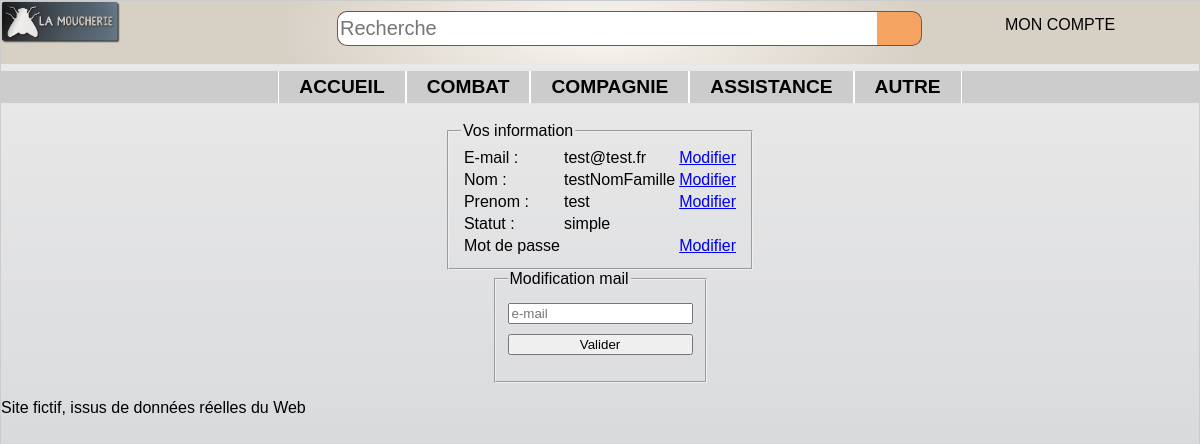
/controler/main.ctrl.php?infocompte=1&modif=mail (signed in), run on the app's committed database.
### tables this page shows
CREATE TABLE categorie (
	id INTEGER PRIMARY KEY,
	nom TEXT,
	pere INTEGER,
	FOREIGN KEY(pere) REFERENCES categorie(id)
);

CREATE TABLE user (
	id INTEGER PRIMARY KEY,
	mail TEXT UNIQUE,
	pass TEXT,
	nom TEXT,
	prenom TEXT,
	statut TEXT check (statut in ('simple', 'admin'))
);

### controler/infoCompte.ctrl.php (called while the page is built, shortened)
<?php
if (isset($_GET['mailCompte'])){
  $autre = 1;
  $mailCompte = $_GET['mailCompte'];
}else{
  $autre = 0;
}
 if(isset($_GET['modif'])){
   if ($_GET['modif']=='mail'){
     $modification = $_GET['modif'];
   }else if($_GET['modif']=='nom'){
     $modification = $_GET['modif'];
   }else if($_GET['modif']=='prenom'){
     $modification = $_GET['modif'];
   }else if($_GET['modif']=='mdp'){
     $modification = $_GET['modif'];
   }
 }
 if ($autre){
   $user = $dao->getUser($mailCompte);
 }else{
   $currentUser = $dao->getUser($_SESSION['mail']);
 }
 include('../view/infoCompte.view.php');
?>

### model/DAO.class.php (called while the page is built, shortened)
<?php
    $dao = new DAO();
    class DAO {
        private $db;
        function __construct() {
            try {
              $this->db = new PDO('sqlite:../data/db/lamoucherie.db');
            }
            catch (PDOException $e){
              die("erreur de connexion:".$e->getMessage());
            }
        }
        function getAllCat() : array {
            $catPere = "SELECT * FROM categorie WHERE id=pere";
            $descripteur = $this->db->query($catPere);
            $resCatPere = $descripteur->fetchAll(PDO::FETCH_CLASS, 'Categorie');
            $resultat = array();
            foreach ($resCatPere as $key => $value) {
              $sousCatPere = "SELECT * FROM categorie WHERE pere=$value->id AND id!=pere";
              $descripteur = $this->db->query($sousCatPere);
              $resSousCatPere = $descripteur->fetchAll(PDO::FETCH_CLASS, 'Categorie');
              array_unshift($resSousCatPere, $value);
              $resultat[] = $resSousCatPere;
            }
            return $resultat;
        }
        function verifMail($mail) : int {
          $req = $this->db->prepare("SELECT * FROM user WHERE mail= :mail");
          $req->execute(array('mail' => $mail));
          $result = $req->fetchAll(PDO::FETCH_CLASS, 'User');
          return sizeof($result);
        }
        function getUser($mail){
            $req = $this->db->prepare("SELECT * FROM user WHERE mail=?");
            $req->execute(array($mail));
            $result = $req->fetchAll(PDO::FETCH_CLASS, 'User');
            return $result[0];
        }
    }
    ?>

### view/infoCompte.view.php (the view, shortened to what this page needs)
<?php
include("../view/header.php");
  echo '<section>';
    echo"<fieldset>";
      if (isset($user)){
        echo"<legend> Information d'un utilisateur </legend>";
        $currentUser = $user;
      }else{
        echo"<legend> Vos information </legend>";
      }
          echo "<table>";
            echo "<tr>";
              echo "<td>E-mail :</td>";
              echo "<td>$currentUser->mail</td>";
              if ($autre)
                echo "<td><a href=\"../controler/main.ctrl.php?infocompte=1&mailCompte=$currentUser->mail&modif=mail\">Modifier</a></td>";
              else
                echo "<td><a href=\"../controler/main.ctrl.php?infocompte=1&modif=mail\">Modifier</a></td>";
            echo "</tr>";
            echo "<tr>";
              echo "<td>Nom :</td>";
              echo "<td>$currentUser->nom</td>";
              if ($autre)
                echo "<td><a href=\"../controler/main.ctrl.php?infocompte=1&mailCompte=$currentUser->mail&modif=nom\">Modifier</a></td>";
              else
                echo "<td><a href=\"../controler/main.ctrl.php?infocompte=1&modif=nom\">Modifier</a></td>";
            echo "</tr>";
            echo "<tr>";
              echo "<td>Prenom :</td>";
              echo "<td>$currentUser->prenom</td>";
              if ($autre)
                echo "<td><a href=\"../controler/main.ctrl.php?infocompte=1&mailCompte=$currentUser->mail&modif=prenom\">Modifier</a></td>";
              else
                echo "<td><a href=\"../controler/main.ctrl.php?infocompte=1&modif=prenom\">Modifier</a></td>";
            echo "</tr>";
            echo "<tr>";
              echo "<td>Statut :</td>";
              echo "<td>$currentUser->statut</td>";
            echo "</tr>";
            echo "<tr>";
              echo "<td>Mot de passe</td>";
              echo "<td></td>";
              if ($autre)
                echo "<td><a href=\"../controler/main.ctrl.php?infocompte=1&mailCompte=$currentUser->mail&modif=mdp\">Modifier</a></td>";
              else
                echo "<td><a href=\"../controler/main.ctrl.php?infocompte=1&modif=mdp\">Modifier</a></td>";
            echo "</tr>";
          echo "</table>";
    echo"</fieldset>";
  echo '</section>';
  if (isset($modification)){
    echo '<section>';
      echo"<fieldset>";
        echo"<legend> Modification $modification </legend>";
        if ($modification == 'mail'){
          echo "<form>";
            echo "<input type=\"email\" name=\"modifMail\" placeholder=\"e-mail\">";
            echo "<input type=\"submit\" value=\"Valider\">";
          echo "</form>";
        }else if ($modification == 'nom'){
          echo "<form>";
            echo "<input type=\"hidden\" name=\"id\" value=\"$currentUser->id\">";
            if ($autre){
              echo "<input type=\"hidden\" name=\"mailCompte\" value=\"$currentUser->mail\">";
            }
            echo "<input type=\"hidden\" name=\"infocompte\" value=\"1\">";
            echo "<input type=\"text\" name=\"modifNom\" placeholder=\"nom\">";
            echo "<input type=\"submit\" value=\"Valider\">";
          echo "</form>";
        }else if ($modification == 'prenom'){
          echo "<form>";
            echo "<input type=\"hidden\" name=\"id\" value=\"$currentUser->id\">";
            if ($autre){
              echo "<input type=\"hidden\" name=\"mailCompte\" value=\"$currentUser->mail\">";
            }
            echo "<input type=\"hidden\" name=\"infocompte\" value=\"1\">";
            echo "<input type=\"text\" name=\"modifPrenom\" placeholder=\"prenom\">";
            echo "<input type=\"submit\" value=\"Valider\">";
          echo "</form>";
        }else if ($modification == 'mdp'){
          echo "<form>";
            echo "<input type=\"hidden\" name=\"id\" value=\"$currentUser->id\">";
            if ($autre){
              echo "<input type=\"hidden\" name=\"mailCompte\" value=\"$currentUser->mail\">";
            }
            echo "<input type=\"hidden\" name=\"infocompte\" value=\"1\">";
            echo "<input type=\"password\" name=\"modifMdp\" placeholder=\"mot de passe\">";
            echo "<input type=\"submit\" value=\"Valider\">";
          echo "</form>";
        }
      echo"</fieldset>";
    echo '</section>';
  }
include("../view/footer.php");
?>

### view/header.php (shortened to what this page needs)
<html>
<head>
  <link rel="stylesheet" type="text/css" href="../view/design/style.css">
</head>
<body class="bridge">
  <header>
    <img src="../view/design/logo-moucherieTrans.png" alt="logo-moucherieTrans">
    <form class="formulaire" action="index.html" method="post">
      <input class="champ" type="text" placeholder="Recherche"/>
      <input class="bouton" type="button" value=" " />
    </form>
  </header>
  <nav class="connexion">
    <ul>
      <?php
          if ($userConnected){
            echo "<li>MON COMPTE";
            echo "</li>";
          }
       ?>
    </ul>
  </nav>
  <nav class="menu">
    <ul>
      <li><a href="../controler/main.ctrl.php">accueil</a></li>
      <?php
        foreach ($listeCategorie as $key => $value) {
          if (sizeof($value)>1){
            $catPere = $value[0]->nom;
            $numCat = $value[0]->id;
            echo"<li><a href=\"../controler/main.ctrl.php?cat=$numCat\">$catPere</a>";
            echo"</li>";
          }else{
            $catPere = $value[0]->nom;
            $numCat = $value[0]->id;
            echo"<li><a href=\"../controler/main.ctrl.php?cat=$numCat\">$catPere</a></li>";
          }
        }
      ?>
    </ul>
  </nav>

### view/design/style.css (style rules this page uses)
.bridge { background-image: -webkit-linear-gradient(top, #EBEBEB 0%, #DCDDDF 48%, #C4C5C7 99%); background-image: linear-gradient(-180deg, #EBEBEB 0%, #DCDDDF 48%, #C4C5C7 99%); margin: 0px; }
body { font-family: HelveticaNeueW01-Thin,HelveticaNeueW02-Thin,HelveticaNeueW10-35Thin,sans-serif; margin: auto; border: 1px solid #CCC; box-shadow: 10px 10px 5px #888888; }
header { font-size:large; font-weight: bolder; width: 100%; border-left: none; border-right: none; margin: 0px; margin-top: 0px; padding: 0px; display: flex; position: fixed; justify-content: space-between; background-image: -webkit-radial-gradient(27% 185%, #F9F6F1 0%, #D7D0C5 100%); background-image: radial-gradient(27% 185%, #F9F6F1 0%, #D7D0C5 100%); }
.formulaire { display:flex; justify-content: flex-start; width: 50%; height: 35px; margin-top: 10px; margin-right: 22%; }
.formulaire .champ { width: 90%; height:35px; background-color: #ffff; border: solid 1px #7a5440; border-right: solid 0px; border-radius: 10px; border-top-right-radius: 0px; border-bottom-right-radius: 0px; font-family: arial, verdana, sans-serif; font-size: 20px; margin: 0px; padding: 2px; }
.formulaire .bouton { background-color: #F4A460; background-repeat: no-repeat; border-radius: 10px,10px,0px,0px; width: 45px; height: 100%; padding: 0px; margin: 0px; border-left: solid 0px; border-radius: 10px; border-top-left-radius: 0px; border-bottom-left-radius: 0px; vertical-align: top; border: solid 1px #7a5440; border-left: solid 0px; }
.connexion { width: 300px; height: auto; position: fixed; top : 0px; right: 10px; }
.connexion ul { list-style-type:none; display : flex; justify-content: center; }
header img { width: 10%; height: 50%; }
.menu ul { background: #CCCCCC; font-size: 1.2em; list-style-type:none; display : flex; justify-content: center; margin-top : 70px; font-weight: bold; text-transform: uppercase; color : black; }
.menu ul li a { display: inline-block; padding:5px 20px; border-left: 1px solid white; border-right: 1px solid white; }
li a:link { text-decoration:none; color : black; }
section { display: flex; margin: auto; flex-wrap: wrap; justify-content :center; max-width: 840px; }
section form { display: flex; flex-direction: column; }
section form input { margin-top: 10px; }

### data on the page
categorie: nom "COMBAT"
categorie: nom "COMPAGNIE"
categorie: nom "ASSISTANCE"
categorie: nom "AUTRE"
user: mail "test@test.fr", nom "testNomFamille", prenom "test", statut "simple"

### other printed values
$modification "mail"
